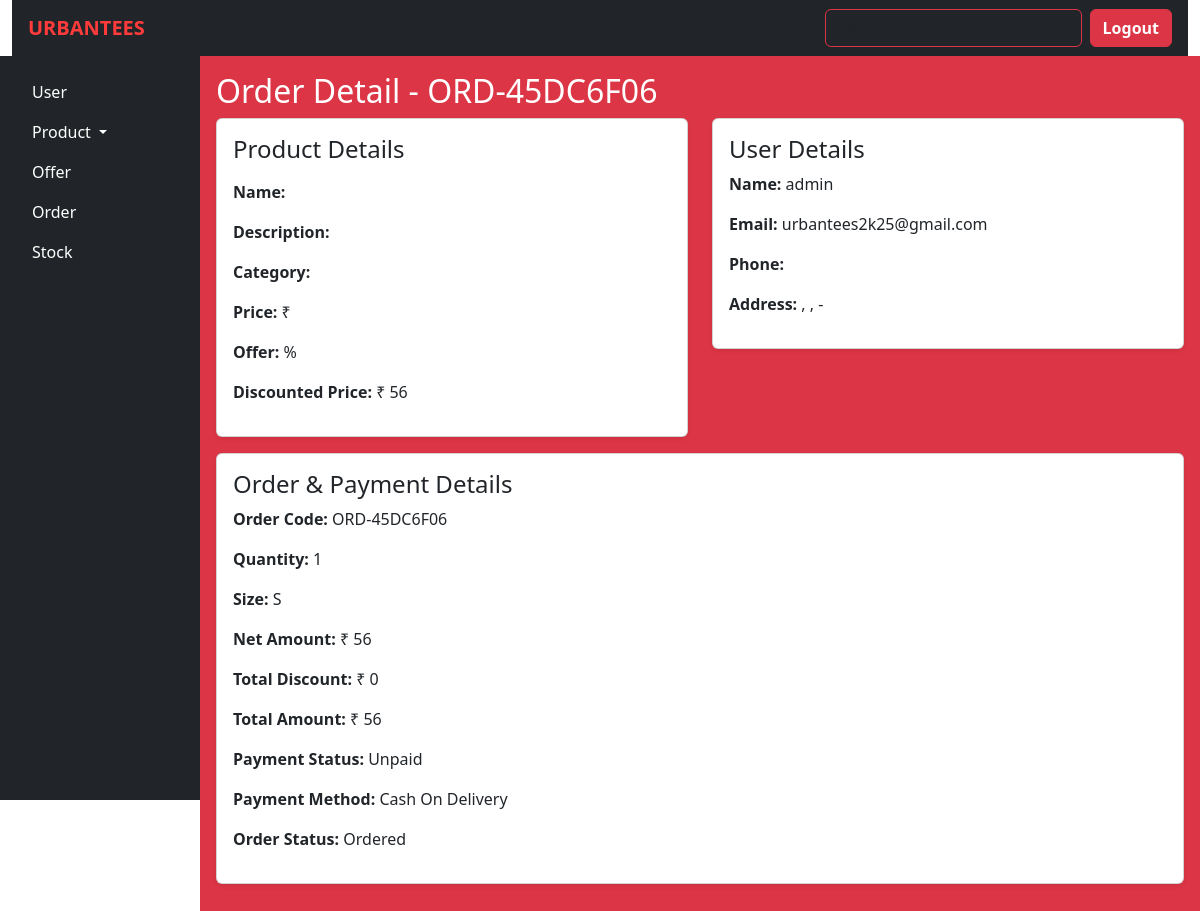
The page /order/19/ on the database its author committed.
### urban_tees_app/models.py (models this page shows, shortened)
class Order(models.Model):
    user = models.ForeignKey(
        'User',
        on_delete=models.CASCADE,
        related_name='orders'
    )
    product = models.ForeignKey(
        'Product',
        on_delete=models.SET_NULL,
        related_name='orders',
        null=True
    )
    SIZE = [
        ('small', 'Small'),
        ('medium', 'Medium'),
        ('large', 'Large'),
        ('extralarge', 'Extra Large'),
    ]
    size = models.CharField(max_length=10, choices=SIZE)
    quantity = models.IntegerField()
    user_image = models.ImageField(upload_to='uploads/', null=True, blank=True)
    user_text = models.CharField(max_length=255, null=True, blank=True)
    net_amount = models.IntegerField(null=True)
    total_amount = models.IntegerField(null=True)
    total_discount = models.IntegerField(null=True)
    order_code = models.CharField(max_length=50)
    PAYMENT_METHOD_CHOICES = [
        ('cash_on_delivery', 'Cash on Delivery'),
        ('online_payment', 'Online Payment'),
        ('card_payment', 'Card Payment'),
    ]
    payment_method = models.CharField(max_length=20, choices=PAYMENT_METHOD_CHOICES)
    PAYMENT_STATUS_CHOICES = [
        ('paid', 'Paid'),
        ('unpaid', 'Unpaid'),
    ]
    payment_status = models.CharField(max_length=10, choices=PAYMENT_STATUS_CHOICES)
    ORDER_STATUS_CHOICES = [
        ('pending', 'Pending'),
        ('processing', 'Processing'),
        ('shipped', 'Shipped'),
        ('delivered', 'Delivered'),
        ('cancelled', 'Cancelled'),
    ]
    order_status = models.CharField(max_length=15, choices=ORDER_STATUS_CHOICES)

class User(AbstractUser):
    ROLES = [
    ('user', 'User'),
    ('admin', 'Admin'),
        ]
    GENDER=[
        ('male','Male'),
        ('female','Female'),
        ('other','Other')
    ]
    user_name = models.CharField(max_length=150, unique=True)
    email=models.EmailField("Email", max_length=254,unique=True)
    phone=models.CharField("Phone", max_length=255)
    gender=models.CharField(max_length=10, choices=GENDER)
    address=models.CharField(max_length=255)
    place=models.CharField(max_length=255)
    city=models.CharField(max_length=255)
    pincode=models.CharField(max_length=6)
    role=models.CharField(max_length=10, choices=ROLES)
    password=models.CharField(max_length=8)
    ACTIVITY=[
        ('unblock','Unblock'),
        ('block','Block')
    ]
    activity=models.CharField(max_length=255,choices=ACTIVITY)
    objects=CustomUserManager()
    USERNAME_FIELD = 'email'
    REQUIRED_FIELDS=['user_name','password']

### urban_tees_app/views.py (the view)
# urls.py: path('order/<int:order_id>/', views.admin_order_page, name='admin_order_page'),
def admin_order_page(request, order_id):
    order = Order.objects.get(id=order_id)
    return render(request, 'admin_order_product.html', {'order': order})

### urban_tees_app/templates/admin_order_product.html (shortened to what this page needs)
{% extends 'admin_layout.html' %}
{% load static %}
{% block content %}
<div class="col bg-danger text-white p-3">
    <h2>Order Detail - {{ order.order_code }}</h2>
    <div class="row">
        <div class="col-md-6">
            <div class="card mb-3 p-3 shadow-sm">
                <h4>Product Details</h4>
                <p><strong>Name:</strong> {{ order.product.item_name }}</p>
                <p><strong>Description:</strong> {{ order.product.item_description }}</p>
                <p><strong>Category:</strong> {{ order.product.get_category_display }}</p>
                <p><strong>Price:</strong> ₹ {{ order.product.old_price }}</p>
                <p><strong>Offer:</strong> {{ order.product.offer }}%</p>
                <p><strong>Discounted Price:</strong> ₹ {{ order.total_amount }}</p>
            </div>
        </div>
        <div class="col-md-6">
            <div class="card mb-3 p-3 shadow-sm">
                <h4>User Details</h4>
                <p><strong>Name:</strong> {{ order.user.user_name }}</p>
                <p><strong>Email:</strong> {{ order.user.email }}</p>
                <p><strong>Phone:</strong> {{ order.user.phone }}</p>
                <p><strong>Address:</strong> {{ order.user.address }}, {{ order.user.place }}, {{ order.user.city }} -
                    {{ order.user.pincode }}</p>
            </div>
        </div>
    </div>
    <div class="card mb-3 p-3 shadow-sm">
        <h4>Order & Payment Details</h4>
        <p><strong>Order Code:</strong> {{ order.order_code }}</p>
        <p><strong>Quantity:</strong> {{ order.quantity }}</p>
        <p><strong>Size:</strong> {{ order.size|title }}</p>
        <p><strong>Net Amount:</strong> ₹ {{ order.net_amount }}</p>
        <p><strong>Total Discount:</strong> ₹ {{ order.total_discount }}</p>
        <p><strong>Total Amount:</strong> ₹ {{ order.total_amount }}</p>
        <p><strong>Payment Status:</strong> {{ order.payment_status|title }}</p>
        <p><strong>Payment Method:</strong> {{ order.payment_method|title }}</p>
        <p><strong>Order Status:</strong> {{ order.order_status|title }}</p>
    </div>
</div>
{% endblock %}

### rows shown on the page
Order: order_code "ORD-45DC6F06", total_amount "56", user.user_name "admin", user.email "urbantees2k25@gmail.com", quantity "1", size "S", net_amount "56", total_discount "0", payment_status "Unpaid", payment_method "Cash On Delivery", order_status "Ordered"
